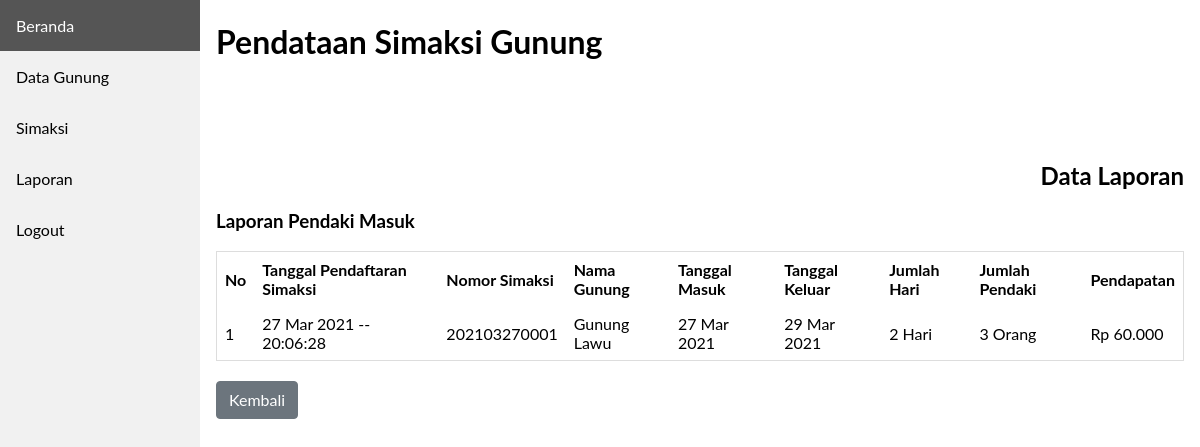
Screenshot of /frontend/laporan/laporan_masuk.php with the database file from the repository.
### tables this page shows
CREATE TABLE `laporan` (
  `id_laporan` int(11) NOT NULL,
  `tgl_simaksi` datetime NOT NULL,
  `lprn_tgl_keluar` datetime DEFAULT NULL,
  `nomor_simaksi` varchar(30) NOT NULL,
  `gunung_id` varchar(9) NOT NULL,
  `laporan_tgl_masuk` date NOT NULL,
  `laporan_tgl_keluar` date NOT NULL,
  `laporan_jml_hari` varchar(10) NOT NULL,
  `jumlah_pendaki` int(10) NOT NULL,
  `total_biaya` decimal(10,0) NOT NULL,
  `lprn_status_pendakian` varchar(20) NOT NULL
);

CREATE TABLE `data_gunung` (
  `id_gunung` int(11) NOT NULL,
  `nama_gunung` varchar(100) NOT NULL,
  `mdpl` varchar(20) NOT NULL,
  `alamat_gunung` text NOT NULL,
  `unit_htm` int(100) NOT NULL,
  `satuan_htm` varchar(100) NOT NULL,
  `htm` int(20) NOT NULL
);

### frontend/laporan/laporan_masuk.php (the view, shortened to what this page needs)
<!DOCTYPE html>
<html>
<head>
  <link rel="stylesheet" href="../../css/style.css">
</head>
<body>
<?php
  include '../../frontend/layouts/sidebar.php';
  include '../../database/koneksi.php';
?>
<div class="content">
  <h1>Pendataan Simaksi Gunung</h1>
  <h2 class="teks-rata-kanan margin-top-100">Data Laporan</h2>
  <h3>Laporan Pendaki Masuk</h3>
  <div class="kotak-table">
    <table class="table-responsive">
      <tr>
        <th>No</th>
        <th>Tanggal Pendaftaran Simaksi</th>
        <th>Nomor Simaksi</th>
        <th>Nama Gunung</th>
        <th>Tanggal Masuk</th>
        <th>Tanggal Keluar</th>
        <th>Jumlah Hari</th>
        <th>Jumlah Pendaki</th>
        <th>Pendapatan</th>
      </tr>
      <?php
        $status         = "Masih Mendaki";
        $no             = 1;
        $selectLaporan  = "SELECT * FROM laporan INNER JOIN data_gunung ON laporan.gunung_id = data_gunung.id_gunung WHERE lprn_status_pendakian = '$status' ";
        $queryLaporan   = mysqli_query($host, $selectLaporan);
        while ($data  = mysqli_fetch_assoc($queryLaporan) ) {
      ?>
      <tr>
        <td><?= $no++ ?></td>
        <td><?= date('d M Y -- H:i:s', strtotime($data['tgl_simaksi'])) ?></td>
        <td><?= $data['nomor_simaksi'] ?></td>
        <td><?= $data['nama_gunung'] ?></td>
        <td><?= date('d M Y', strtotime($data['laporan_tgl_masuk'])) ?></td>
        <td><?= date('d M Y', strtotime($data['laporan_tgl_keluar'])) ?></td>
        <td><?= $data['laporan_jml_hari'] ?></td>
        <td><?= $data['jumlah_pendaki'] . " " . "Orang" ?></td>
        <td><?= "Rp " . number_format($data['total_biaya'],0,',','.') ?></td>
      </tr>
      <?php } ?>
    </table>
  </div>
  <a href="index.php?page=laporan" class="tmbl tmbl-abu-abu margin-20-0">
    Kembali
  </a>
</div>
</body>
</html>

### css/style.css (style rules this page uses)
body { margin: 0; font-family: "Lato", sans-serif; }
div.content { margin-left: 200px; padding: 1px 16px; height: 1000px; }
.kotak-table { overflow-x:auto !important; }
.table-responsive { border-collapse: collapse; border-spacing: 0; width: 100%; border: 1px solid #ddd; }
.table-responsive th, td { text-align: left; padding: 8px; }
.tmbl { text-decoration: none !important; display: inline-block; font-weight: 400; color: #212529; text-align: center; vertical-align: middle; cursor: pointer; -webkit-user-select: none; -moz-user-select: none; -ms-user-select: none; user-select: none; background-color: transparent; border: 1px solid transparent; padding: 0.375rem 0.75rem; font-size: 1rem; line-height: 1.5; border-radius: 0.25rem; transition: color 0.15s ease-in-out, background-color 0.15s ease-in-out, border-color 0.15s ease-in-out, box-shadow 0.15s ease-in-out; }
.tmbl-abu-abu { color: #fff; background-color: #6c757d; border-color: #6c757d; }
.teks-rata-kanan { text-align: right !important; }
.margin-top-100 { margin-top: 100px !important; }
.margin-20-0 { margin: 20px 0 !important; }

### rows the page displays
laporan: tgl_simaksi "27 Mar 2021 -- 20:06:28", nomor_simaksi "202103270001", data_gunung.nama_gunung "Gunung Lawu", laporan_tgl_masuk "27 Mar 2021", laporan_tgl_keluar "29 Mar 2021", laporan_jml_hari "2 Hari", jumlah_pendaki "3", total_biaya "60.000"
